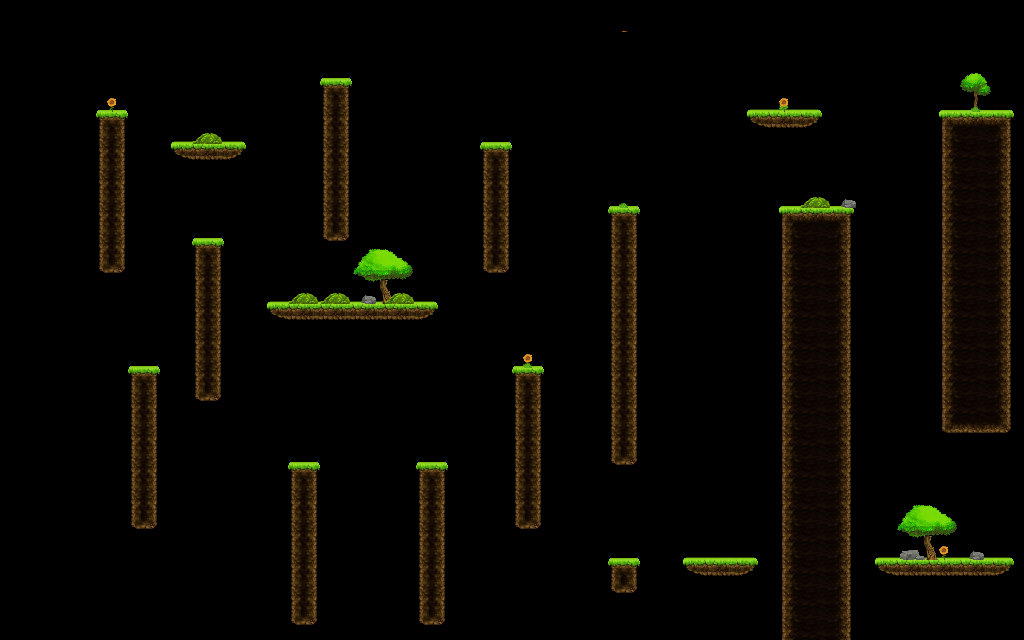

Below is a game level as drawn by its tile map, then a one-line description and the .tmx that defines it (tile-layer data replaced by summaries):
An orthogonal 32x20 tile map with 32x32 px tiles, 3 tile layers (main, fg1, fg2) and 17 objects (9x 1).

<map version="1.0.0" orientation="orthogonal" renderorder="right-down" width="32" height="20" tilewidth="32" tileheight="32" nextobjectid="21">
 <tileset firstgid="1" name="goop" tilewidth="32" tileheight="32" tilecount="70" columns="7">
  <image source="../sprites/goop.png" width="224" height="320" />
 </tileset>
 <layer name="main" width="32" height="20">
  <data>[640 cells, 153 non-empty, 15 distinct tile ids]</data>
 </layer>
 <layer name="fg1" width="32" height="20">
  <data>[640 cells, 21 non-empty, 14 distinct tile ids]</data>
 </layer>
 <layer name="fg2" width="32" height="20">
  <data>[640 cells, 13 non-empty, 6 distinct tile ids]</data>
 </layer>
 <objectgroup name="collision">
  <properties>
   <property name="collision" type="bool" value="true" />
  </properties>
  <object id="1" name="1" x="99" y="110" width="26" height="163" />
  <object id="3" name="1" x="194.727" y="238.182" width="26" height="163" />
  <object id="4" name="1" x="130.333" y="366.5" width="26" height="163" />
  <object id="5" name="1" x="418.333" y="462.5" width="26" height="163" />
  <object id="6" name="1" x="290.333" y="462.5" width="26" height="163" />
  <object id="7" name="1" x="514.333" y="366.5" width="26" height="163" />
  <object id="8" name="1" x="483" y="141.5" width="26" height="130.333" />
  <object id="9" name="1" x="322" y="78.5" width="26" height="159.667" />
  <object id="10" name="1" x="611" y="207" width="26" height="256.5" />
  <object id="11" x="611" y="559.333" width="25.3333" height="33.6667" />
  <object id="12" x="684" y="559" width="72" height="17.6667" />
  <object id="13" x="783" y="207.667" width="68" height="432.333" />
  <object id="14" x="875" y="558.333" width="136" height="19.6667" />
  <object id="15" x="942.667" y="111.667" width="69" height="322.333" />
  <object id="16" x="747" y="110.25" width="74" height="17.75" />
  <object id="18" x="267" y="303.333" width="170.333" height="16.6667" />
  <object id="19" x="172" y="143" width="72" height="18" />
 </objectgroup>
</map>